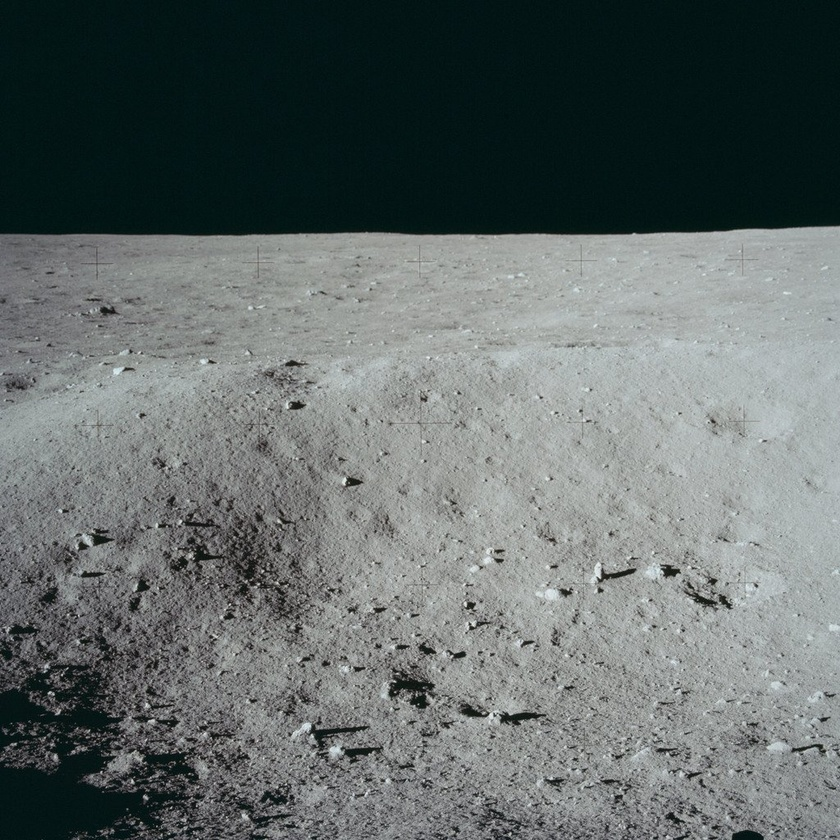
#> input picture projects/project3/assets/moon/as11-40-5891-apollo-11-apollo-11-mission-image-shallow-craters-on-lunar-surface-01aa4a-1024.jpg, 840 x 840 px, shrunk from 1024 x 1024 before the run
$ python crop.py
#> lines starting #> are read from the running program, lines starting #| are printed output that depends on the picture
import cv2
import numpy as np
import os

os.chdir(os.path.dirname(os.path.abspath(__file__)))

fp = "as11-40-5891-apollo-11-apollo-11-mission-image-shallow-craters-on-lunar-surface-01aa4a-1024.jpg"
# Load the image
img = cv2.imread(fp)
#> img is the input picture: shape (840, 840, 3); mean B, G, R 105.2, 106.1, 98.3

# Get image dimensions
height, width = img.shape[:2]
#> height = 840; width = 840

# Find the crop point by detecting where the black space ends
# We'll scan from top to bottom and find where the image content starts
crop_start = 0
threshold = 30  # Brightness threshold to distinguish black from content

for y in range(height):
    # Get the average brightness of the row
    row_mean = np.mean(img[y, :, :])

    # If the row is bright enough, we've found the start of content
    if row_mean > threshold:
        crop_start = y
        break
#> this loop made 230 passes
#> row_mean on passes 1 to 12: 14.05, 13.94, 13.99, 14.02, 14.05, 13.99, 13.99, 14.06, 14.02, 13.91, 14.02, 14.05

# Add a small margin to ensure we don't cut into the content
crop_start = max(0, crop_start - 5)
#> crop_start = 224

# Crop the image to remove the top black space
cropped_img = img[crop_start:height, 0:width]
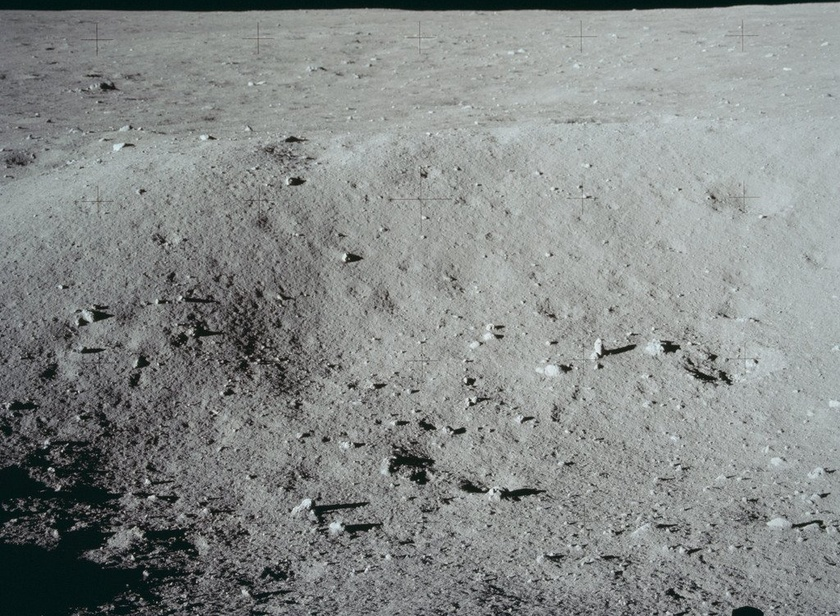
#> cropped_img: shape (616, 840, 3); mean B, G, R 136.2, 137.3, 133.4

# Save the cropped image
output_fp = fp.replace('.jpg', '_cropped.jpg')
cv2.imwrite(output_fp, cropped_img)

print(f"Cropped image saved as: {output_fp}")
print(f"Original size: {width}x{height}")
#| Original size: 840x840
print(f"Cropped size: {cropped_img.shape[1]}x{cropped_img.shape[0]}")
#| Cropped size: 840x616
print(f"Detected crop start at row: {crop_start} ({crop_start/height*100:.1f}% from top)")
#| Detected crop start at row: 224 (26.7% from top)

# Now split the cropped image into 128x128 tiles
tile_size = 128
img_height, img_width = cropped_img.shape[:2]
#> img_height = 616; img_width = 840

# Calculate number of tiles horizontally (should be 8 for 1024 width)
num_tiles_x = img_width // tile_size
#> num_tiles_x = 6

# Calculate number of tiles vertically
num_tiles_y = (img_height + tile_size - 1) // tile_size  # Round up
#> num_tiles_y = 5

print(f"\nTiling information:")
print(f"Tile size: {tile_size}x{tile_size}")
print(f"Number of tiles horizontally: {num_tiles_x}")
#| Number of tiles horizontally: 6
print(f"Number of tiles vertically: {num_tiles_y}")
#| Number of tiles vertically: 5
print(f"Total tiles: {num_tiles_x * num_tiles_y}")
#| Total tiles: 30

# Create output directory for tiles
tiles_dir = "tiles"
os.makedirs(tiles_dir, exist_ok=True)
# Extract and save tiles
tile_count = 0
for y in range(num_tiles_y):
    for x in range(num_tiles_x):
        # Calculate tile boundaries
        x_start = x * tile_size
        y_start = y * tile_size
        x_end = min(x_start + tile_size, img_width)
        y_end = min(y_start + tile_size, img_height)

        # Extract tile
        tile = cropped_img[y_start:y_end, x_start:x_end]

        # If tile is smaller than tile_size (edge case), pad it from the bottom row
        if tile.shape[0] < tile_size or tile.shape[1] < tile_size:
            padded_tile = np.zeros((tile_size, tile_size, 3), dtype=np.uint8)
            # For the last row, we want to take the last 128 pixels instead of padding
            if y == num_tiles_y - 1 and tile.shape[0] < tile_size:
                # Extract from the bottom of the image
                y_start_adjusted = img_height - tile_size
                tile = cropped_img[y_start_adjusted:img_height, x_start:x_end]

            # If still need padding (for width), pad from the right
            if tile.shape[1] < tile_size:
                x_offset = 0
                padded_tile[:tile.shape[0], x_offset:x_offset+tile.shape[1]] = tile
                tile = padded_tile

        # Save tile
        tile_filename = f"tile_{y:02d}_{x:02d}.png"
        tile_path = os.path.join(tiles_dir, tile_filename)
        cv2.imwrite(tile_path, tile)
        tile_count += 1
#> this loop made 5 passes
#> pass 1, `cv2.imwrite(tile_path, tile)`:
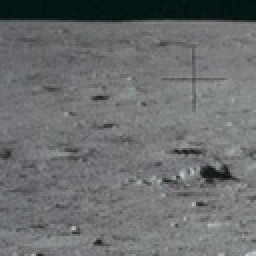
#> saved as tile_00_00.png: shape (128, 128, 3) (shown 2 times larger); mean B, G, R 111.3, 109.9, 107.2
#> pass 1, `cv2.imwrite(tile_path, tile)`:
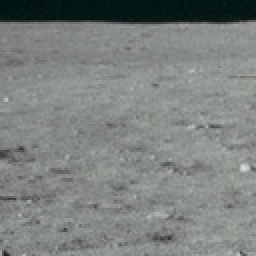
#> saved as tile_00_01.png: shape (128, 128, 3) (shown 2 times larger); mean B, G, R 127.2, 129.7, 124.9
#> pass 1, `cv2.imwrite(tile_path, tile)`:
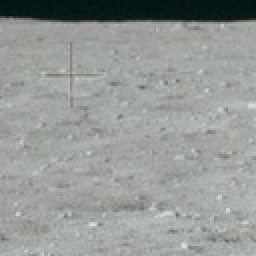
#> saved as tile_00_03.png: shape (128, 128, 3) (shown 2 times larger); mean B, G, R 150.7, 154.1, 149.6
#> after the loop: padded_tile: shape (128, 128, 3); every value is 0
#> after the loop:
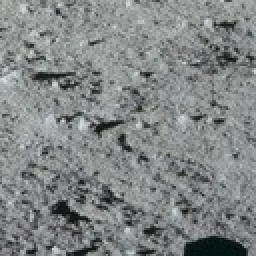
#> tile: shape (128, 128, 3) (shown 2 times larger); mean B, G, R 133.7, 133.6, 130.6
#> after the loop, tile_count = 30; y_start_adjusted = 488

print(f"\nSuccessfully saved {tile_count} tiles to '{tiles_dir}/' directory")
#| Successfully saved 30 tiles to 'tiles/' directory

# Create a composite image showing all tiles in an 8xN grid
composite_height = num_tiles_y * tile_size
#> composite_height = 640
composite_width = num_tiles_x * tile_size
#> composite_width = 768
composite_img = np.zeros((composite_height, composite_width, 3), dtype=np.uint8)

# Place each tile in the composite image
for y in range(num_tiles_y):
    for x in range(num_tiles_x):
        tile_filename = f"tile_{y:02d}_{x:02d}.png"
#> tile_filename = 'tile_00_00.png'
        tile_path = os.path.join(tiles_dir, tile_filename)
        tile = cv2.imread(tile_path)

        y_start = y * tile_size
#> y_start = 0
        x_start = x * tile_size
#> x_start = 0
        composite_img[y_start:y_start+tile_size, x_start:x_start+tile_size] = tile
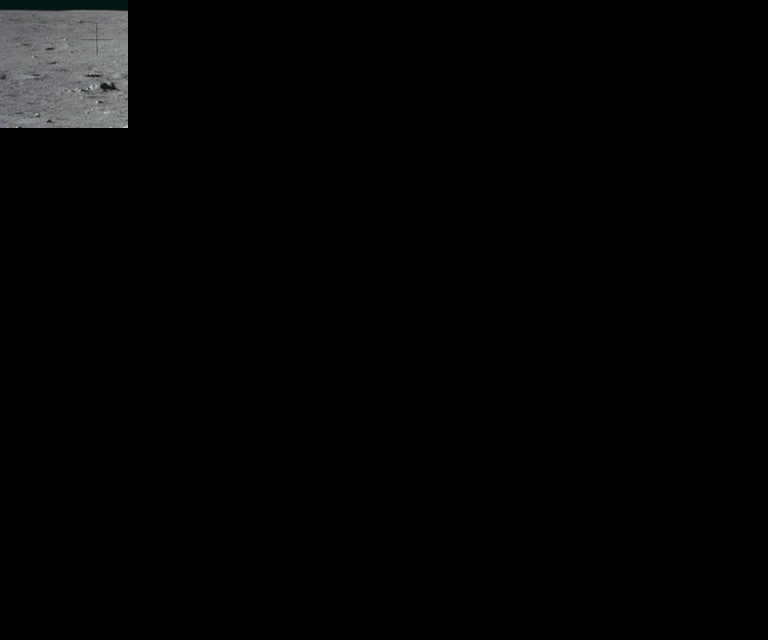
#> composite_img: shape (640, 768, 3); mean B, G, R 3.7, 3.7, 3.6

# Save the composite image
composite_filename = f"composite_8x{num_tiles_y}.png"
#> composite_filename = 'composite_8x5.png'
cv2.imwrite(composite_filename, composite_img)
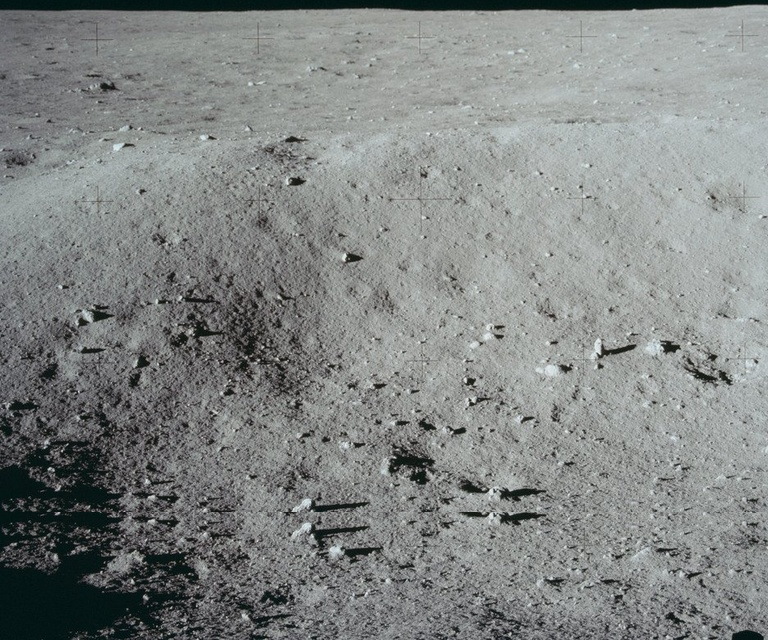
#> saved as composite_8x5.png: shape (640, 768, 3); mean B, G, R 132.4, 133.7, 130.1
print(f"\nCreated composite image '{composite_filename}' with dimensions {composite_width}x{composite_height}")
#| Created composite image 'composite_8x5.png' with dimensions 768x640
